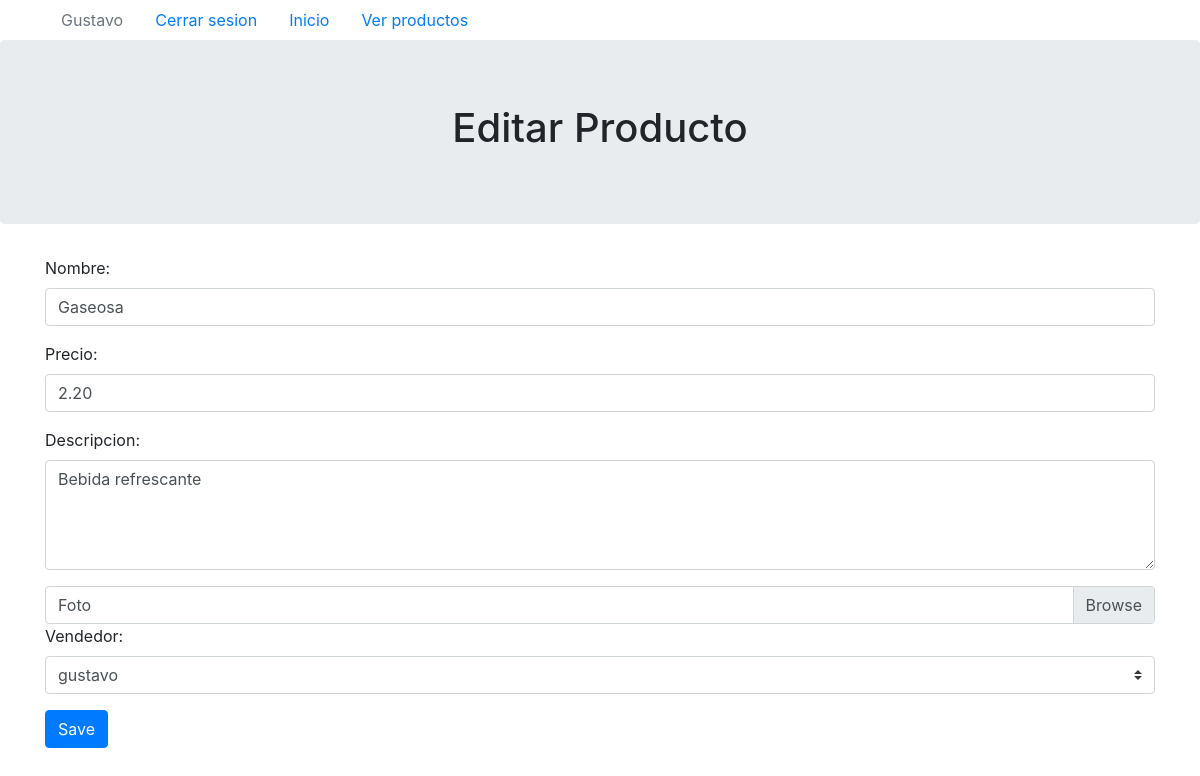
The page /productos/11/update/ (signed in) on the database its author committed.
### productos/models.py (models this page shows, shortened)
class Producto(models.Model):
  nombre = models.TextField(max_length = 100)
  precio = models.DecimalField(max_digits=7, decimal_places=2)
  descripcion = models.TextField(max_length = 250)
  foto =  models.ImageField(upload_to = 'fotoProducto/')
  vendedor = models.ForeignKey(Vendedor, on_delete=models.CASCADE)

### productos/views.py (the view)
# urls.py: path('<int:pk>/update/', ProductoUpdateView.as_view(), name = 'productos-update'),
class ProductoUpdateView(UpdateView):
  form_class = ProductoForm
  model = Producto
  @method_decorator(login_required)
  def dispatch(self, request, *args, **kwargs):
    return super().dispatch(request, *args, **kwargs)
  def get_context_data(self, **kwargs):
    context = super().get_context_data(**kwargs)
    user = self.request.user.id
    titulo = 'Editar Producto'
    context['titulo'] = titulo
    if user != None:
      try:
        context['Vendedor'] = Vendedor.objects.get(user__id = user)
      except:
        context['Vendedor'] = None
    return context

### productos/views.py
class ProductoForm(forms.ModelForm):
  class Meta:
        model = Producto
        fields = ['nombre', 'precio', 'descripcion', 'foto', 'vendedor']
        widgets = {
          'nombre': forms.TextInput(
            attrs={
              'class': 'form-control',
            }
          ),
          'precio': forms.NumberInput(
            attrs={
              'class': 'form-control',
            }
          ),
          'descripcion': forms.Textarea(
            attrs={
              'class': 'form-control',
              'rows': '4',
            }
          ),
          'foto': forms.FileInput(
            attrs={
              'class': 'custom-file-input',
            }
          ),
          'vendedor': forms.Select(
            attrs={
              'class': 'custom-select',
            }
          )
        }

### vendedor/models.py (called while the page is built)
  def get_absolute_url(self):
    return reverse('vendedor:vendedor-detail', kwargs = {'pk': self.id})

  def __str__(self):
    return self.user.username

### productos/templates/productos/producto_form.html (shortened to what this page needs)
{% extends 'baseprod.html' %}
{% load static %}
{% block body %}
<div class="jumbotron text-center">
  <h1> {{ titulo }} </h1>
</div>
<div class="container">
  <form method="post" enctype="multipart/form-data">{% csrf_token %}
    <div class="form-group">
      <label for="id_nombre">Nombre:</label>
      {{ form.nombre }}
    </div>
    <div class="form-group">
      <label for="id_precio">Precio:</label>
      {{ form.precio }}
    </div>
    <div class="form-group">
      <label for="id_descripcion">Descripcion:</label>
      {{ form.descripcion }}
    </div>
    <div class="custom-file">
      <label class="custom-file-label" for="id_foto">Foto</label>
    </div>
    <div class="form-group">
      <label for="id_vendedor">Vendedor:</label>
      {{ form.vendedor }}
    </div>
    <input type="submit" value="Save" class="btn btn-primary">
  </form>
</div>
{% endblock %}

### productos/templates/nav.html (shortened to what this page needs)
{% load static %}
<div class="container">
  <ul class="nav">
    {% if request.user.is_authenticated %}
      <li class="nav-item">
        <a class="nav-link disabled" href="#">{{ request.user }}</a>
      </li>
      <li class="nav-item">
        <a class="nav-link" href="{% url 'logout' %}">Cerrar sesion</a>
      </li>
      <li class="nav-item">
        <a class="nav-link" href="{% url 'inicio' %}">Inicio</a>
      </li>
      <li class="nav-item">
        <a class="nav-link" href="{{ Vendedor.get_absolute_url }}">Ver productos</a>
      </li>
    {% endif %}
  </ul>
</div>

### rows shown on the page
Producto: nombre "Gaseosa", precio "2.20", descripcion "Bebida refrescante", vendedor "gustavo"

### other values the page prints
{{ request.user }} "Gustavo"
{{ titulo }} "Editar Producto"
